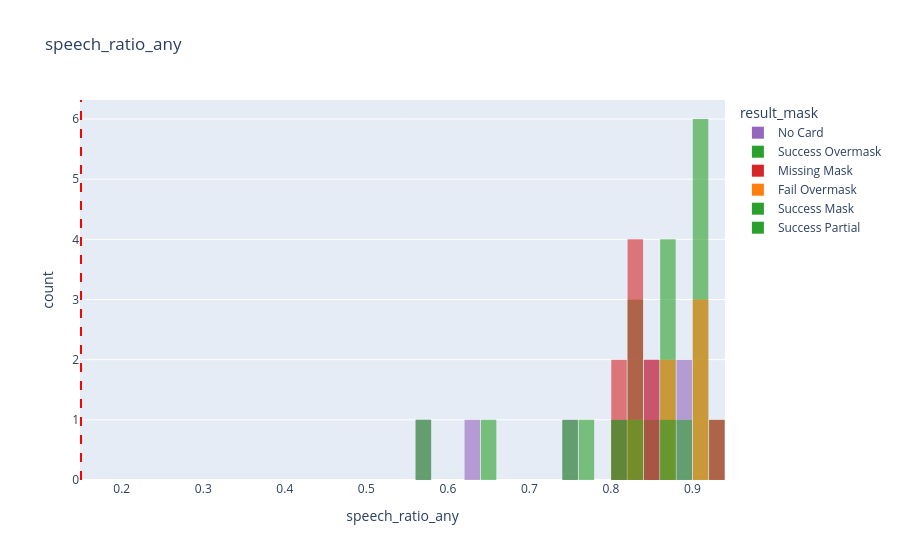
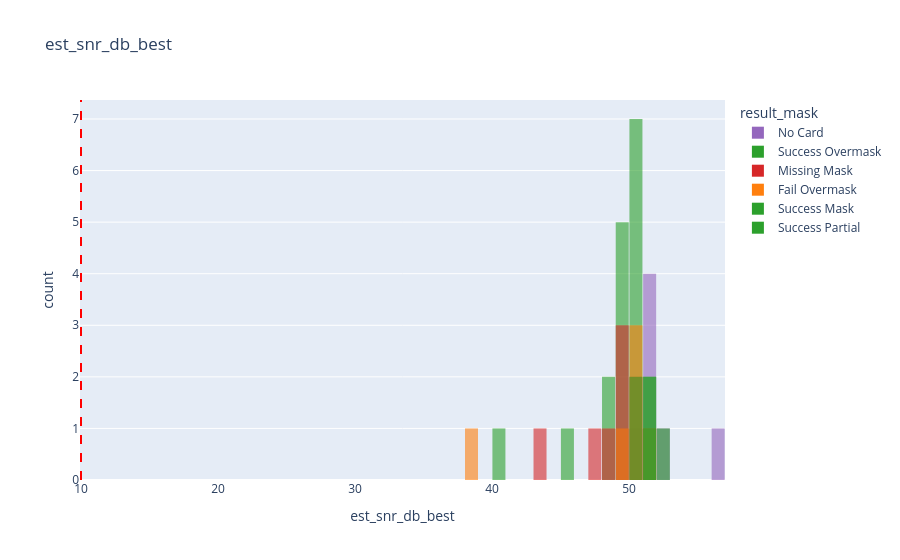
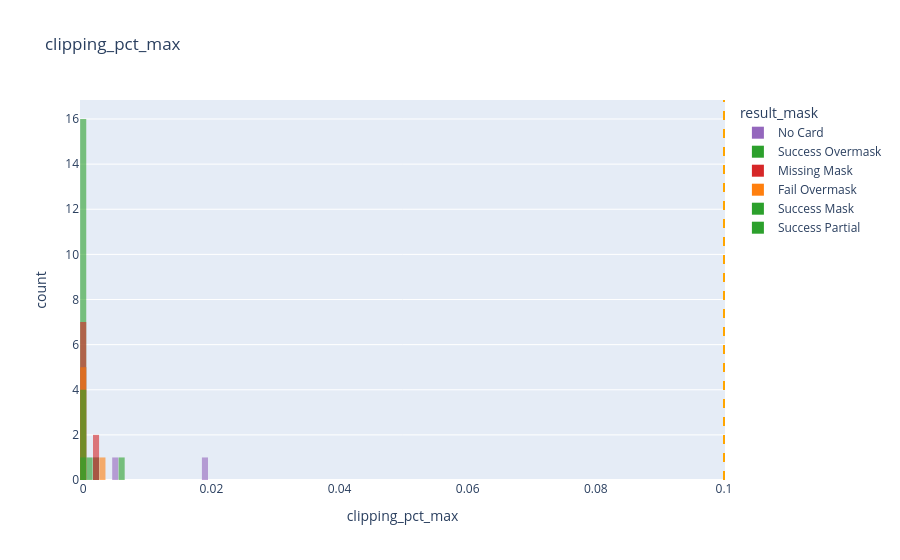
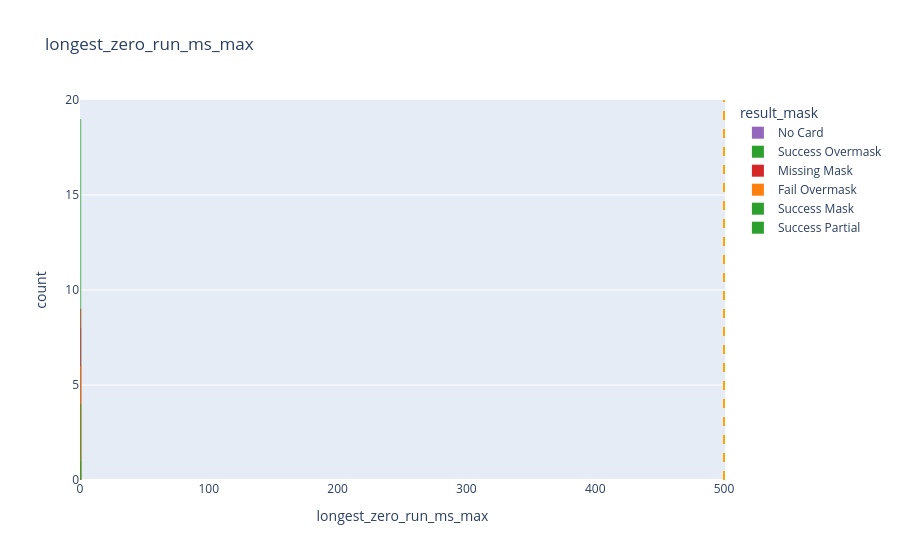

Notebook source saved alongside these figures, in order:
### Markdown cell above
### How to read these histograms
- X-axis is the metric value; Y-axis is count. Each color (F1/F2/...) is a file.
- The dashed lines are guideline thresholds. Points of mass left/right of a line indicate potential issues.
- Look for outliers (a bar far away from the main cluster) and skewed distributions.
- With only a few files, patterns are weak; use this mainly to spot extreme values.
- If KDE is disabled, it means too few/constant values; rely on bars only.

### Code cell
def _status_color_map(series):
    base = {
        'success': '#2ca02c',
        'missing': '#d62728',
        'fail': '#ff7f0e',
        'no card': '#9467bd',
        'unknown': '#7f7f7f',
    }
    colors = {}
    palette = px.colors.qualitative.Set2 + px.colors.qualitative.Set3
    idx = 0
    for label in sorted(series.dropna().unique()):
        s = str(label).strip().lower()
        if 'missing' in s:
            colors[label] = base['missing']
        elif 'fail' in s:
            colors[label] = base['fail']
        elif 'no card' in s or 'nocard' in s:
            colors[label] = base['no card']
        elif 'success' in s or 'pass' in s or 'ok' in s:
            colors[label] = base['success']
        elif s in ('unknown', 'nan', 'none'):
            colors[label] = base['unknown']
        else:
            colors[label] = palette[idx % len(palette)]
            idx += 1
    return colors

def _get_color_config():
    if 'result_mask' in df.columns:
        return 'result_mask', _status_color_map(df['result_mask'])
    if 'result_mask_label' in df.columns:
        return 'result_mask_label', _status_color_map(df['result_mask_label'])
    if 'file_label' in df.columns and 'mapping_df' in globals() and mapping_df is not None:
        return 'file_label', dict(zip(mapping_df['file_label'], mapping_df['color']))
    return None, None

def hist_with_guides(col, title, min_val=None, max_val=None):
    if col not in df:
        return
    col_data = df[col].dropna()
    if col_data.empty:
        if 'display' in globals():
            display(Markdown(f'**{col}**: ไม่มีข้อมูลตัวเลข (NaN ทั้งหมด)'))
        return
    color_col, color_map = _get_color_config()
    if color_col:
        fig = px.histogram(
            df,
            x=col,
            color=color_col,
            color_discrete_map=color_map,
            opacity=0.6,
            nbins=20,
            barmode='overlay',
            title=title,
        )
    else:
        fig = px.histogram(df, x=col, nbins=20, title=title)
    if min_val is not None:
        fig.add_vline(x=min_val, line_dash='dash', line_color='red')
    if max_val is not None:
        fig.add_vline(x=max_val, line_dash='dash', line_color='orange')
    fig.update_layout(bargap=0.05)
    fig.show()

HIST_EXPLAIN_TH = {
    "speech_ratio_any": "อ่านค่า speech_ratio_any: ยิ่งใกล้ 1 ยิ่งมีช่วงพูดเยอะ ถ้ากองค่าต่ำกว่าเส้น 0.15 แปลว่าไฟล์เงียบ/พูดน้อย อาจไม่เหมาะกับ ASR",
    "est_snr_db_best": "อ่านค่า SNR: ยิ่งสูงเสียงพูดชัดกว่า noise ถ้าส่วนใหญ่ต่ำกว่า 10 dB ให้พิจารณา denoise หรือคัดไฟล์",
    "clipping_pct_max": "อ่านค่า clipping: ค่ายิ่งสูงยิ่งเสียงแตก ถ้าเกิน 0.10% บ่อย ๆ คือมี clipping ชัด",
    "longest_zero_run_ms_max": "อ่านค่า dropout: ช่วงเงียบยาวผิดปกติ ถ้าเกิน 500 ms บ่อย ๆ อาจมีเสียงขาดหรือ dead air",
    "lufs_i": "อ่านค่า LUFS: ช่วงเหมาะสมอยู่ระหว่าง -40 ถึง -12 ถ้าต่ำกว่า = เบาเกินไป สูงกว่า = ดังเกินไป",
}

plot_specs = [
    ("speech_ratio_any", 0.15, None),
    ("est_snr_db_best", 10.0, None),
    ("clipping_pct_max", None, 0.10),
    ("longest_zero_run_ms_max", None, 500.0),
    ("lufs_i", -40.0, -12.0),
]

for key, vmin, vmax in plot_specs:
    hist_with_guides(key, key, vmin, vmax)
    if 'display' in globals():
        text = HIST_EXPLAIN_TH.get(key, '')
        if text:
            display(Markdown(f'**คำอธิบาย (ภาษาไทย):** {text}'))

### Figure 1 — Plotly figure (JSON) as saved in the notebook; plotly's stock layout.template omitted (floating-point values rounded to 4 significant figures)
{"data": [{"bingroup": "x", "hovertemplate": "result_mask=No Card<br>speech_ratio_any=%{x}<br>count=%{y}<extra></extra>", "legendgroup": "No Card", "marker": {"color": "#9467bd", "opacity": 0.6, "pattern": {"shape": ""}}, "name": "No Card", "nbinsx": 20, "orientation": "v", "showlegend": true, "type": "histogram", "x": [0.8862, 0.8422, 0.5792, 0.8493, 0.7493, 0.8689, 0.8983, 0.6371], "xaxis": "x", "yaxis": "y"}, {"bingroup": "x", "hovertemplate": "result_mask=Success Overmask<br>speech_ratio_any=%{x}<br>count=%{y}<extra></extra>", "legendgroup": "Success Overmask", "marker": {"color": "#2ca02c", "opacity": 0.6, "pattern": {"shape": ""}}, "name": "Success Overmask", "nbinsx": 20, "orientation": "v", "showlegend": true, "type": "histogram", "x": [0.6575, 0.9189, 0.9191, 0.7773, 0.8258, 0.8442, 0.8631, 0.868, 0.7584, 0.8171, 0.9164, 0.906, 0.8715, 0.8336, 0.9212, 0.8389, 0.9191, 0.9033, 0.8647], "xaxis": "x", "yaxis": "y"}, {"bingroup": "x", "hovertemplate": "result_mask=Missing Mask<br>speech_ratio_any=%{x}<br>count=%{y}<extra></extra>", "legendgroup": "Missing Mask", "marker": {"color": "#d62728", "opacity": 0.6, "pattern": {"shape": ""}}, "name": "Missing Mask", "nbinsx": 20, "orientation": "v", "showlegend": true, "type": "histogram", "x": [0.8551, 0.8506, 0.8375, 0.8071, 0.8388, 0.9381, 0.8071, 0.838, 0.8258], "xaxis": "x", "yaxis": "y"}, {"bingroup": "x", "hovertemplate": "result_mask=Fail Overmask<br>speech_ratio_any=%{x}<br>count=%{y}<extra></extra>", "legendgroup": "Fail Overmask", "marker": {"color": "#ff7f0e", "opacity": 0.6, "pattern": {"shape": ""}}, "name": "Fail Overmask", "nbinsx": 20, "orientation": "v", "showlegend": true, "type": "histogram", "x": [0.8623, 0.8626, 0.903, 0.9066, 0.8238, 0.9157], "xaxis": "x", "yaxis": "y"}, {"bingroup": "x", "hovertemplate": "result_mask=Success Mask<br>speech_ratio_any=%{x}<br>count=%{y}<extra></extra>", "legendgroup": "Success Mask", "marker": {"color": "#2ca02c", "opacity": 0.6, "pattern": {"shape": ""}}, "name": "Success Mask", "nbinsx": 20, "orientation": "v", "showlegend": true, "type": "histogram", "x": [0.8248], "xaxis": "x", "yaxis": "y"}, {"bingroup": "x", "hovertemplate": "result_mask=Success Partial<br>speech_ratio_any=%{x}<br>count=%{y}<extra></extra>", "legendgroup": "Success Partial", "marker": {"color": "#2ca02c", "opacity": 0.6, "pattern": {"shape": ""}}, "name": "Success Partial", "nbinsx": 20, "orientation": "v", "showlegend": true, "type": "histogram", "x": [0.8673, 0.8088, 0.5608, 0.8837], "xaxis": "x", "yaxis": "y"}], "layout": {"bargap": 0.05, "barmode": "overlay", "legend": {"title": {"text": "result_mask"}, "tracegroupgap": 0}, "shapes": [{"line": {"color": "red", "dash": "dash"}, "type": "line", "x0": 0.15, "x1": 0.15, "xref": "x", "y0": 0, "y1": 1, "yref": "y domain"}], "title": {"text": "speech_ratio_any"}, "xaxis": {"anchor": "y", "domain": [0, 1], "title": {"text": "speech_ratio_any"}}, "yaxis": {"anchor": "x", "domain": [0, 1], "title": {"text": "count"}}}}

### Figure 2 — Plotly figure (JSON) as saved in the notebook; plotly's stock layout.template omitted (floating-point values rounded to 4 significant figures)
{"data": [{"bingroup": "x", "hovertemplate": "result_mask=No Card<br>est_snr_db_best=%{x}<br>count=%{y}<extra></extra>", "legendgroup": "No Card", "marker": {"color": "#9467bd", "opacity": 0.6, "pattern": {"shape": ""}}, "name": "No Card", "nbinsx": 20, "orientation": "v", "showlegend": true, "type": "histogram", "x": [52.49, 51.58, 56.5, 51.06, 50.62, 49.07, 51.06, 51.69], "xaxis": "x", "yaxis": "y"}, {"bingroup": "x", "hovertemplate": "result_mask=Success Overmask<br>est_snr_db_best=%{x}<br>count=%{y}<extra></extra>", "legendgroup": "Success Overmask", "marker": {"color": "#2ca02c", "opacity": 0.6, "pattern": {"shape": ""}}, "name": "Success Overmask", "nbinsx": 20, "orientation": "v", "showlegend": true, "type": "histogram", "x": [50.42, 50.48, 49.95, 49.56, 48.45, 49.48, 50.61, 49.66, 49.43, 50.58, 50.25, 51.01, 48.58, 50.2, 50.5, 52.15, 40.2, 51.04, 45.35], "xaxis": "x", "yaxis": "y"}, {"bingroup": "x", "hovertemplate": "result_mask=Missing Mask<br>est_snr_db_best=%{x}<br>count=%{y}<extra></extra>", "legendgroup": "Missing Mask", "marker": {"color": "#d62728", "opacity": 0.6, "pattern": {"shape": ""}}, "name": "Missing Mask", "nbinsx": 20, "orientation": "v", "showlegend": true, "type": "histogram", "x": [49.34, 50.78, 51.57, 48.99, 47.69, 49.8, 43.62, 50.02, 49.98], "xaxis": "x", "yaxis": "y"}, {"bingroup": "x", "hovertemplate": "result_mask=Fail Overmask<br>est_snr_db_best=%{x}<br>count=%{y}<extra></extra>", "legendgroup": "Fail Overmask", "marker": {"color": "#ff7f0e", "opacity": 0.6, "pattern": {"shape": ""}}, "name": "Fail Overmask", "nbinsx": 20, "orientation": "v", "showlegend": true, "type": "histogram", "x": [38.62, 50.57, 50.05, 49.45, 51.73, 50.93], "xaxis": "x", "yaxis": "y"}, {"bingroup": "x", "hovertemplate": "result_mask=Success Mask<br>est_snr_db_best=%{x}<br>count=%{y}<extra></extra>", "legendgroup": "Success Mask", "marker": {"color": "#2ca02c", "opacity": 0.6, "pattern": {"shape": ""}}, "name": "Success Mask", "nbinsx": 20, "orientation": "v", "showlegend": true, "type": "histogram", "x": [51.32], "xaxis": "x", "yaxis": "y"}, {"bingroup": "x", "hovertemplate": "result_mask=Success Partial<br>est_snr_db_best=%{x}<br>count=%{y}<extra></extra>", "legendgroup": "Success Partial", "marker": {"color": "#2ca02c", "opacity": 0.6, "pattern": {"shape": ""}}, "name": "Success Partial", "nbinsx": 20, "orientation": "v", "showlegend": true, "type": "histogram", "x": [51.56, 51.32, 50.61, 50.67], "xaxis": "x", "yaxis": "y"}], "layout": {"bargap": 0.05, "barmode": "overlay", "legend": {"title": {"text": "result_mask"}, "tracegroupgap": 0}, "shapes": [{"line": {"color": "red", "dash": "dash"}, "type": "line", "x0": 10, "x1": 10, "xref": "x", "y0": 0, "y1": 1, "yref": "y domain"}], "title": {"text": "est_snr_db_best"}, "xaxis": {"anchor": "y", "domain": [0, 1], "title": {"text": "est_snr_db_best"}}, "yaxis": {"anchor": "x", "domain": [0, 1], "title": {"text": "count"}}}}

### Figure 3 — Plotly figure (JSON) as saved in the notebook; plotly's stock layout.template omitted (floating-point values rounded to 4 significant figures)
{"data": [{"bingroup": "x", "hovertemplate": "result_mask=No Card<br>clipping_pct_max=%{x}<br>count=%{y}<extra></extra>", "legendgroup": "No Card", "marker": {"color": "#9467bd", "opacity": 0.6, "pattern": {"shape": ""}}, "name": "No Card", "nbinsx": 20, "orientation": "v", "showlegend": true, "type": "histogram", "x": [0.0185, 2.398e-05, 0.001587, 0.004943, 0.0, 0.000138, 0.0002579, 0.0], "xaxis": "x", "yaxis": "y"}, {"bingroup": "x", "hovertemplate": "result_mask=Success Overmask<br>clipping_pct_max=%{x}<br>count=%{y}<extra></extra>", "legendgroup": "Success Overmask", "marker": {"color": "#2ca02c", "opacity": 0.6, "pattern": {"shape": ""}}, "name": "Success Overmask", "nbinsx": 20, "orientation": "v", "showlegend": true, "type": "histogram", "x": [0.0002113, 6.61e-05, 9.64e-05, 4.487e-05, 8.091e-05, 4.406e-05, 9.226e-05, 0.0002513, 4.807e-05, 7.563e-05, 3.105e-05, 0.0007297, 0.001549, 0.005551, 5.696e-05, 3.033e-05, 0.0002111, 5.113e-05, 0.0], "xaxis": "x", "yaxis": "y"}, {"bingroup": "x", "hovertemplate": "result_mask=Missing Mask<br>clipping_pct_max=%{x}<br>count=%{y}<extra></extra>", "legendgroup": "Missing Mask", "marker": {"color": "#d62728", "opacity": 0.6, "pattern": {"shape": ""}}, "name": "Missing Mask", "nbinsx": 20, "orientation": "v", "showlegend": true, "type": "histogram", "x": [5.995e-05, 8.036e-05, 0.001505, 0.0003649, 2.196e-05, 0.0001445, 8.058e-05, 0.0004328, 0.00235], "xaxis": "x", "yaxis": "y"}, {"bingroup": "x", "hovertemplate": "result_mask=Fail Overmask<br>clipping_pct_max=%{x}<br>count=%{y}<extra></extra>", "legendgroup": "Fail Overmask", "marker": {"color": "#ff7f0e", "opacity": 0.6, "pattern": {"shape": ""}}, "name": "Fail Overmask", "nbinsx": 20, "orientation": "v", "showlegend": true, "type": "histogram", "x": [2.415e-05, 2.293e-05, 0.003017, 0.0001548, 3.65e-05, 4.349e-05], "xaxis": "x", "yaxis": "y"}, {"bingroup": "x", "hovertemplate": "result_mask=Success Mask<br>clipping_pct_max=%{x}<br>count=%{y}<extra></extra>", "legendgroup": "Success Mask", "marker": {"color": "#2ca02c", "opacity": 0.6, "pattern": {"shape": ""}}, "name": "Success Mask", "nbinsx": 20, "orientation": "v", "showlegend": true, "type": "histogram", "x": [0.0004859], "xaxis": "x", "yaxis": "y"}, {"bingroup": "x", "hovertemplate": "result_mask=Success Partial<br>clipping_pct_max=%{x}<br>count=%{y}<extra></extra>", "legendgroup": "Success Partial", "marker": {"color": "#2ca02c", "opacity": 0.6, "pattern": {"shape": ""}}, "name": "Success Partial", "nbinsx": 20, "orientation": "v", "showlegend": true, "type": "histogram", "x": [0.0002604, 0.0001039, 0.0, 1.491e-05], "xaxis": "x", "yaxis": "y"}], "layout": {"bargap": 0.05, "barmode": "overlay", "legend": {"title": {"text": "result_mask"}, "tracegroupgap": 0}, "shapes": [{"line": {"color": "orange", "dash": "dash"}, "type": "line", "x0": 0.1, "x1": 0.1, "xref": "x", "y0": 0, "y1": 1, "yref": "y domain"}], "title": {"text": "clipping_pct_max"}, "xaxis": {"anchor": "y", "domain": [0, 1], "title": {"text": "clipping_pct_max"}}, "yaxis": {"anchor": "x", "domain": [0, 1], "title": {"text": "count"}}}}

### Figure 4 — Plotly figure (JSON) as saved in the notebook; plotly's stock layout.template omitted (floating-point values rounded to 4 significant figures)
{"data": [{"bingroup": "x", "hovertemplate": "result_mask=No Card<br>longest_zero_run_ms_max=%{x}<br>count=%{y}<extra></extra>", "legendgroup": "No Card", "marker": {"color": "#9467bd", "opacity": 0.6, "pattern": {"shape": ""}}, "name": "No Card", "nbinsx": 20, "orientation": "v", "showlegend": true, "type": "histogram", "x": [0.0625, 0.0625, 0.0625, 0.0625, 0.0625, 0.0625, 0.0625, 0.0625], "xaxis": "x", "yaxis": "y"}, {"bingroup": "x", "hovertemplate": "result_mask=Success Overmask<br>longest_zero_run_ms_max=%{x}<br>count=%{y}<extra></extra>", "legendgroup": "Success Overmask", "marker": {"color": "#2ca02c", "opacity": 0.6, "pattern": {"shape": ""}}, "name": "Success Overmask", "nbinsx": 20, "orientation": "v", "showlegend": true, "type": "histogram", "x": [0.0625, 0.0625, 0.0625, 0.0625, 0.0625, 0.0625, 0.0625, 0.0625, 0.0625, 0.0625, 0.0625, 0.0625, 0.0625, 0.0625, 0.0625, 0.0625, 0.0625, 0.0625, 0.0625], "xaxis": "x", "yaxis": "y"}, {"bingroup": "x", "hovertemplate": "result_mask=Missing Mask<br>longest_zero_run_ms_max=%{x}<br>count=%{y}<extra></extra>", "legendgroup": "Missing Mask", "marker": {"color": "#d62728", "opacity": 0.6, "pattern": {"shape": ""}}, "name": "Missing Mask", "nbinsx": 20, "orientation": "v", "showlegend": true, "type": "histogram", "x": [0.0625, 0.0625, 0.0625, 0.0625, 0.0625, 0.0625, 0.0625, 0.0625, 0.0625], "xaxis": "x", "yaxis": "y"}, {"bingroup": "x", "hovertemplate": "result_mask=Fail Overmask<br>longest_zero_run_ms_max=%{x}<br>count=%{y}<extra></extra>", "legendgroup": "Fail Overmask", "marker": {"color": "#ff7f0e", "opacity": 0.6, "pattern": {"shape": ""}}, "name": "Fail Overmask", "nbinsx": 20, "orientation": "v", "showlegend": true, "type": "histogram", "x": [0.0625, 0.0625, 0.0625, 0.0625, 0.0625, 0.0625], "xaxis": "x", "yaxis": "y"}, {"bingroup": "x", "hovertemplate": "result_mask=Success Mask<br>longest_zero_run_ms_max=%{x}<br>count=%{y}<extra></extra>", "legendgroup": "Success Mask", "marker": {"color": "#2ca02c", "opacity": 0.6, "pattern": {"shape": ""}}, "name": "Success Mask", "nbinsx": 20, "orientation": "v", "showlegend": true, "type": "histogram", "x": [0.0625], "xaxis": "x", "yaxis": "y"}, {"bingroup": "x", "hovertemplate": "result_mask=Success Partial<br>longest_zero_run_ms_max=%{x}<br>count=%{y}<extra></extra>", "legendgroup": "Success Partial", "marker": {"color": "#2ca02c", "opacity": 0.6, "pattern": {"shape": ""}}, "name": "Success Partial", "nbinsx": 20, "orientation": "v", "showlegend": true, "type": "histogram", "x": [0.0625, 0.0625, 0.0625, 0.0625], "xaxis": "x", "yaxis": "y"}], "layout": {"bargap": 0.05, "barmode": "overlay", "legend": {"title": {"text": "result_mask"}, "tracegroupgap": 0}, "shapes": [{"line": {"color": "orange", "dash": "dash"}, "type": "line", "x0": 500, "x1": 500, "xref": "x", "y0": 0, "y1": 1, "yref": "y domain"}], "title": {"text": "longest_zero_run_ms_max"}, "xaxis": {"anchor": "y", "domain": [0, 1], "title": {"text": "longest_zero_run_ms_max"}}, "yaxis": {"anchor": "x", "domain": [0, 1], "title": {"text": "count"}}}}
